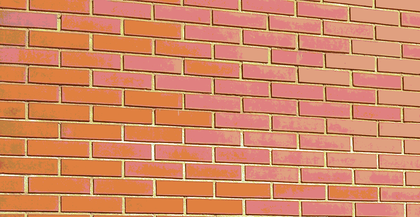
%> input picture Praticas res/P11/Parede_8bit.bmp, 420 x 217 px, shrunk from 1391 x 720 before the run
$ octave Ex4.m   (GNU Octave 9; MATLAB toolbox functions it lacks are replaced by stand-ins)
%> lines starting %> are read from the running program, lines starting %| are printed output that depends on the picture
### Praticas res/P11/ImageSymbolsIndex.m
## Copyright (C) 2018 DS
##
## This program is free software: you can redistribute it and/or modify it
## under the terms of the GNU General Public License as published by
## the Free Software Foundation, either version 3 of the License, or
## (at your option) any later version.
##
## This program is distributed in the hope that it will be useful, but
## WITHOUT ANY WARRANTY; without even the implied warranty of
## MERCHANTABILITY or FITNESS FOR A PARTICULAR PURPOSE.  See the
## GNU General Public License for more details.
##
## You should have received a copy of the GNU General Public License
## along with this program.  If not, see
## <https://www.gnu.org/licenses/>.

## -*- texinfo -*-
## @deftypefn {} {@var{retval} =} ImageSymbolsIndex (@var{input1}, @var{input2})
##
## @seealso{}
## @end deftypefn

## Author: DS <ds@OmenDS>
## Created: 2018-12-10

function [Symb,ImIndex] = ImageSymbolsIndex (Image)
  [N,M] = size(Image);

  n = 1;
  Symb(n,1) = Image(1,1);

  for k = 2 : N
    for j = 1 : M
      if sum(Symb == Image(k,j)) == 0
        n = n+1;
        Symb(n,1) = Image(k,j);
      endif
    endfor
  endfor

  ImIndex = uint8(zeros(N,M));
  for n = 1 : length(Symb)
    ImIndex(Image  == Symb(n)) = n;
  endfor

endfunction

### Praticas res/P11/EncodeImage_LZ77.m
## Copyright (C) 2018 DS
##
## This program is free software: you can redistribute it and/or modify it
## under the terms of the GNU General Public License as published by
## the Free Software Foundation, either version 3 of the License, or
## (at your option) any later version.
##
## This program is distributed in the hope that it will be useful, but
## WITHOUT ANY WARRANTY; without even the implied warranty of
## MERCHANTABILITY or FITNESS FOR A PARTICULAR PURPOSE.  See the
## GNU General Public License for more details.
##
## You should have received a copy of the GNU General Public License
## along with this program.  If not, see
## <https://www.gnu.org/licenses/>.

## -*- texinfo -*-
## @deftypefn {} {@var{retval} =} EncodeImage_LZ77 (@var{input1}, @var{input2})
##
## @seealso{}
## @end deftypefn

## Author: DS <ds@OmenDS>
## Created: 2018-12-10

function Stream = EncodeImage_LZ77 (Image, Nw, Mw)
  %Nw -> Numero de simbolos da janela deslizante
  %Mw -> Numero de simbolos da janela de observacao

  [Symb,ImIndex] = ImageSymbolsIndex(Image);
  %ImIndex e uma matriz N*M
  %[...1...]
  %[...2...]
  % ........
  %[...n...]

  [N,M] = size(Image);
  Buffer = uint8(zeros(1,N*M));
  %Vamos transofmrar a matriz ImIndex num vetor de 1 linha
  %[...1......2.............n...]

  for n = 1 : N
    Buffer(1,(1:M) + M*(n-1)) = ImIndex(n,1:M); %Coloca os bytes da matriz ImINdex num vetor (sequencia das linhas da imagem)
  endfor

  Buffer = Buffer';
  Stream(1:Nw,1) = Buffer(1:Nw,1);

  %%Inicio do processo de codificacao
  Max_j = N*M;
  k = Nw +1 ; %Apontador de Stream
  j = Nw +1 ; %Apontador de Buffer

  h = waitbar(0,'Calculating');
  %%Encontrar SEquencia
  while j <= Max_j  %Percorremos todos os simbolos do buffer (Dimensao da imagem = N*M);
    waitbar(j/Max_j,h);
    %Variaveis de controlo
    FoundFlag = 1;  %Encontrei SEquencia atual
    ObsWndNotOver = 1;  %Ja cheguei ao fim da janela de observacao
    m = 1;  %Dimensao da sequencia da janela de observacao que e encontrada na janela deslizante
    Cur_i = 0;
    while FoundFlag && ObsWndNotOver
      SearchStr = Buffer(j:min([(j+(m-1)) Max_j])); %Sequencia a analisar atualmente
      SlidingWnd = Buffer((j-Nw) : (j-1));  %Atual janela deslizante

      i = FindSequenceInWindow(SearchStr',SlidingWnd'); %Vamos ver se temos aquela sequencia na janela deslizante

      if i==0 %Nao encontrou sequencia
        FoundFlag = 0;
      else  %Encontrou sequencia
        Cur_i = i;  %Posicao onde comeca a sequencia encontrada
        m = m+1;
        if(m > Mw) || ((j+(m-1)) > Max_j)
          ObsWndNotOver = 0;
          m = Mw;
        endif
      endif
   endwhile

   %%Guardar Sequencia
   if m>1 %Se o comprimento da sequencia que encontramos >1 guardamos um par Posicao/Comprimento
     Stream(k,1) = uint8(Cur_i + 128);  %Funciona apenas se nao tivermos mais de 127 simbolos
     k = k+1;
     Stream(k,1) = uint8(m);
     k = k+1;
     j = j+m;
   else %So identificamos 1 char, guardamos o primeiro char e prontos
     Stream(k,1) = SearchStr(1);
     k = k+1;
     j = j+1;
   endif
  endwhile

  close(h);
endfunction

### Praticas res/P11/Ex4.m
[Image,ColorMap] = imread('Parede_8bit.bmp');
%> Image is the input picture: size 217x420x3 uint8; mean R, G, B 212.3, 136.6, 100.6
%> ColorMap = []
colormap(ColorMap);
image(Image);

Stream = EncodeImage_LZ77(Image,127,30);
%> after the loop in ImageSymbolsIndex, `for k = 2 : N`: Symb = 256 values, max 255 at index 242, min 0 at index 167, mean 127.5; n = 256
%> after the loop in ImageSymbolsIndex, `for n = 1 : length(Symb)`:
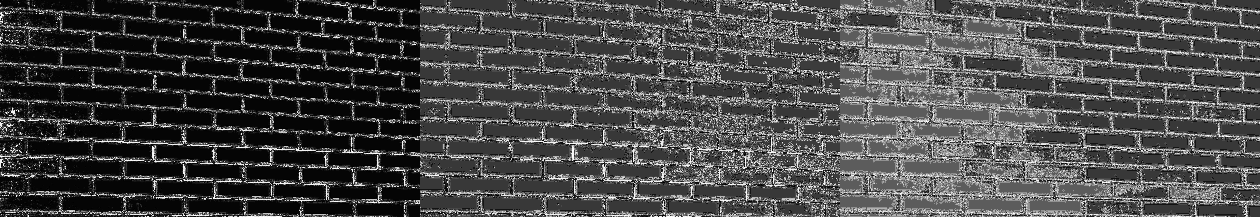
%> ImIndex: size 217x1260 uint8; min 1, max 255, mean 72
%> (the run ends here)
